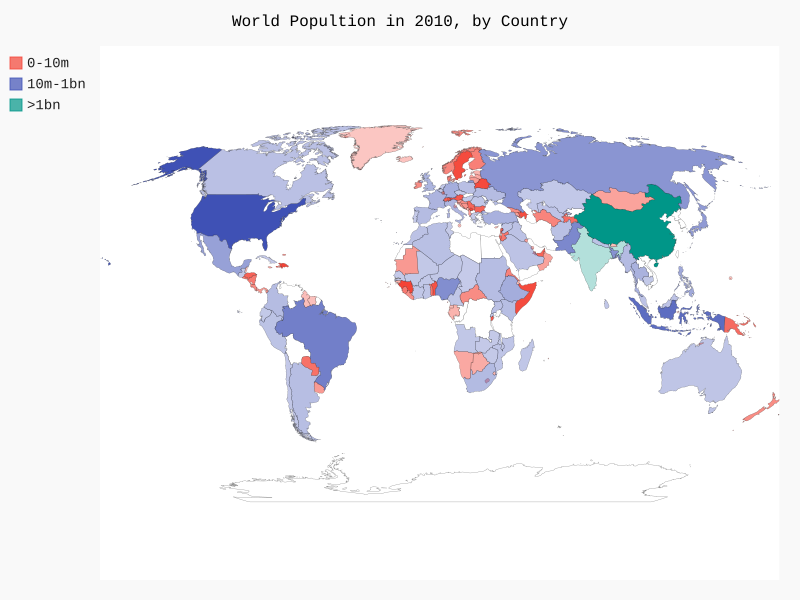

Here is the Python script that generated this plot:
import json
import pygal
import pygal_maps_world.maps
from pygal.style import RotateStyle
from pygal.style import LightColorizedStyle
from country_codes import get_country_code


#将数据加载到一个列表中
filename = 'population_data.json'
with open(filename) as f:
    pop_data = json.load(f)

#创建一个包含人口数量的字典
cc_populations = {}
for pop_dict in pop_data:
    if pop_dict['Year'] == '2010':
        country = pop_dict['Country Name']
        population = int(float(pop_dict['Value']))
        code = get_country_code(country)
        if code:
            cc_populations[code] = population

#根据人口数量将所有国家分成三组
cc_pops_1, cc_pops_2, cc_pops_3 = {}, {}, {}
for cc, pop in cc_populations.items():
    if pop < 10000000:          #小于一千万的一组
        cc_pops_1[cc] = pop
    elif pop < 1000000000:     #大于等于一千万小于十亿的一组
        cc_pops_2[cc] = pop
    else:                       #大于十亿的一组
        cc_pops_3[cc] = pop
print(len(cc_pops_1), len(cc_pops_2), len(cc_pops_3))

wm_style = RotateStyle('#336699', base_style = LightColorizedStyle)
wm = pygal_maps_world.maps.World()
wm.title = 'World Popultion in 2010, by Country'
wm.add('0-10m', cc_pops_1)
wm.add('10m-1bn', cc_pops_2)
wm.add('>1bn', cc_pops_3)
#wm.add('2010', cc_populations)

wm.render_to_file('world_population.svg')
